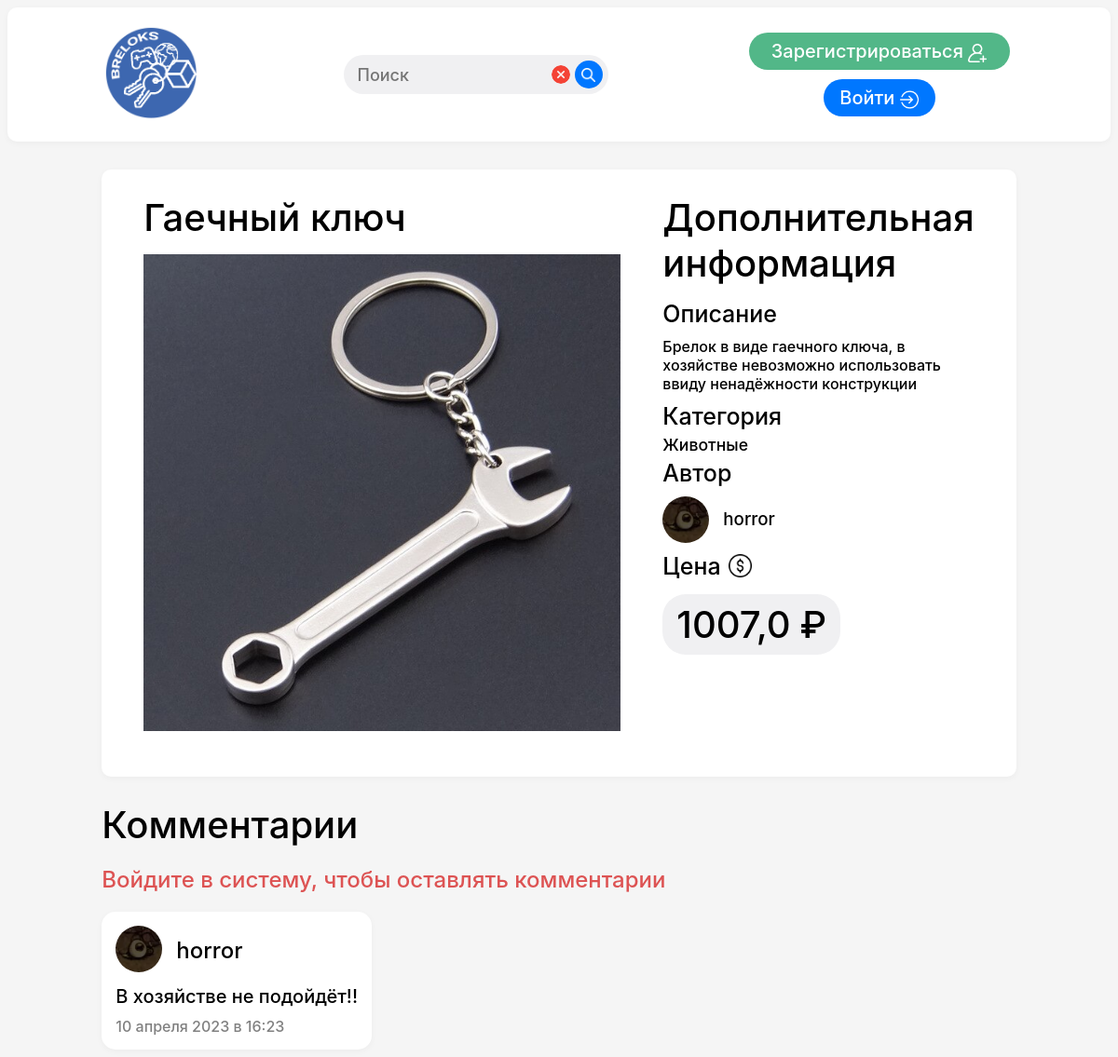
The app's page /keychain/22 with its own data.
### brelki/models.py (models this page shows)
class Keychain(models.Model):
    id = models.IntegerField(primary_key=True)
    title = models.CharField(max_length=30)
    category = models.CharField(max_length=15)
    description = models.CharField(max_length=100)
    user = models.ForeignKey(User, db_column='user_id', on_delete=models.CASCADE)
    img = models.ImageField(max_length=250, upload_to='brelki/uploaded_images/keychain_images/')
    price = models.FloatField()
    class Meta:
        db_table = 'keychains'

class User(AbstractBaseUser):
    id = models.IntegerField(primary_key=True)
    login = models.CharField(max_length=30, unique=True)
    email = models.EmailField(max_length=30)
    password = models.CharField(max_length=200)
    reg_date = models.DateTimeField(auto_now=True)
    telephone_number = models.CharField(max_length=12, validators=[validate_phone])
    user_img = models.ImageField(upload_to='brelki/uploaded_images/user_images')
    USERNAME_FIELD = "login"
    EMAIL_FIELD = 'email'
    REQUIRED_FIELDS = ('id', 'email', 'password', 'reg_date')
    from django.contrib.auth.models import UserManager
    objects = UserManager()
    class Meta:
        db_table = 'users'

class Comment(models.Model):
    id = models.IntegerField(primary_key=True)
    content = models.CharField(max_length=250)
    user = models.ForeignKey(User, db_column='user_id', on_delete=models.CASCADE)
    keychain = models.ForeignKey(Keychain, db_column='keychain_id', on_delete=models.CASCADE)
    create_date = models.DateTimeField(auto_now=True)
    class Meta:
        db_table = 'comments'

### brelki/views.py (the view)
# urls.py: path('keychain/<int:keychain_id>', views.keychain),
def keychain(request, keychain_id):
    def update_keychain_views(logged_user_id):
        try:
            request.session['user_views']
        except:
            request.session['user_views'] = {}
        if logged_user_id:
            keychain_views_dict = request.session['user_views']
            if keychain_id in keychain_views_dict:
                if logged_user_id not in keychain_views_dict[keychain_id]:
                    keychain_views_dict[keychain_id].append(logged_user_id)
                else:
                    pass
            else:
                keychain_views_dict[keychain_id] = []
                keychain_views_dict[keychain_id].append(logged_user_id)
        else:
            keychain_views_dict = {}
        return keychain_views_dict
    def update_keychain_history(logged_user_id):
        try:
            history_list = request.session['history']
            if keychain_id not in history_list and logged_user_id:
                history_list.append(keychain_id)
        except KeyError:
            request.session['history'] = []
    logged_user_id = request.user.id
    try:
        Keychain.objects.get(id=keychain_id)
    except ObjectDoesNotExist:
        return HttpResponse('Брелка с таким id не существует', status=404)
    request.session['user_views'] = update_keychain_views(logged_user_id)
    update_keychain_history(logged_user_id)
    update_keychain_views(logged_user_id)
    keychain_cart_state = keychain_cart_info(logged_user_id, str(keychain_id))
    try:
        keychain_rating = list(Rating.objects.filter(keychain_id=keychain_id).values_list('rating', flat=True))
        import statistics
        keychain_rating_float = round(statistics.mean(keychain_rating), 2)
        keychain_rating_count = len(keychain_rating)
    except:
        keychain_rating_float = 0
        keychain_user_rating = 0
        keychain_rating_count = 0
    try:
        keychain_user_rating = Rating.objects.get(user_id=logged_user_id, keychain_id=keychain_id).rating
    except:
        keychain_user_rating = 0
    context = {"keychain": Keychain.objects.get(id=keychain_id),
               "user": User.objects.all(),
               "comments": Comment.objects.order_by('-create_date').filter(keychain_id=keychain_id),
               "create_comment_form": CreateCommentForm(),
               'cart_info': {
                   "cart": keychain_cart_state['user_cart'],
                   "user_cart_len": keychain_cart_state['user_cart_len'],
                   "hide_minus_cart": keychain_cart_state['hide_minus_cart'],
                   "hide_add_cart": keychain_cart_state['hide_add_cart'],
                   "cart_item_count": keychain_cart_state['cart_item_count'],
                   "cart_sum": keychain_cart_state['cart_sum']
               },
               "rating": {
                    "keychain_rating_float": keychain_rating_float,
                    "keychain_user_rating": keychain_user_rating,
                    "keychain_rating_count": keychain_rating_count
               },
               "user": request.user,
               "search_form": SearchForm()
               }
    if request.method == 'POST':
        if 'action' in request.POST:
            if request.POST['action'] == 'plus':
                cart = get_cart()
                if str(logged_user_id) not in cart:
                    cart[str(logged_user_id)] = []
                new_keychain = True
                for kc in cart[str(logged_user_id)]:
                    if int(keychain_id) == kc['id']:
                        kc['count'] += 1
                        new_keychain = False
                        break
                if new_keychain:
                    cart[str(logged_user_id)].append({
                        "id": int(keychain_id),
                        "title": str(Keychain.objects.get(id=keychain_id).title),
                        "count": 1,
                        "price": Keychain.objects.get(id=keychain_id).price,
                        "img": str(Keychain.objects.get(id=keychain_id).img)
                    })
                update_cart(cart)
                user_cart = keychain_cart_info(logged_user_id, str(keychain_id))
                return JsonResponse({
                    'id': keychain_id,
                    'title': Keychain.objects.get(id=keychain_id).title,
                    'img': str(Keychain.objects.get(id=keychain_id).img),
                    'cart_action': 'add',
                    'user_cart_len': user_cart['user_cart_len'],
                    'cart_item_count': user_cart['cart_item_count'],
                    'cart_sum': user_cart['cart_sum']
                })
            elif request.POST['action'] == 'minus':
                cart = get_cart()
                for kc in cart[str(logged_user_id)]:
                    if int(keychain_id) == kc['id']:
                        if kc['count'] == 1:
                            cart[str(logged_user_id)].remove(kc)
                        else:
                            kc['count'] -= 1
                            break
                update_cart(cart)
                user_cart = keychain_cart_info(logged_user_id, str(keychain_id))
                return JsonResponse({'response': 'success',
                                     'id': keychain_id,
                                     'cart_action': 'substract',
                                     'user_cart_len': user_cart['user_cart_len'],
                                     'cart_item_count': user_cart['cart_item_count'],
                                     'cart_sum': user_cart['cart_sum']
                                     })
            elif request.POST['action'] == 'delete':
                cart = get_cart()
                cart[str(logged_user_id)] = []
                update_cart(cart)
                return JsonResponse({'response': 'success',
                                     'cart_action': 'clear'})
        elif 'rating' in request.POST:
            if request.POST['rating'] == 'clear-rating':
                delete_rate = Rating.objects.get(user_id=logged_user_id, keychain_id=keychain_id)
                delete_rate.delete()
            elif int(request.POST['rating']) in range(1, 6):
                try:
                    current_rate = Rating.objects.get(user_id=logged_user_id, keychain_id=keychain_id)
                    current_rate.rating = request.POST['rating']
                    current_rate.save()
                except:
                    new_rate = Rating(
                        user_id=logged_user_id,
                        keychain_id=keychain_id,
                        rating=request.POST['rating']
                    )
                    new_rate.save()
            return HttpResponseRedirect("/keychain/" + str(keychain_id) + '#keychain_image')
        else:
            form_content = CreateCommentForm(request.POST)
            if form_content.is_valid():
                new_comment = Comment(
                    content=request.POST['content'],
                    user_id=logged_user_id,
                    keychain_id=keychain_id
                )
                new_comment.save()
                return HttpResponseRedirect("/keychain/" + str(keychain_id) + '#comments')
            else:
                context["create_comment_form"] = form_content
                return HttpResponse(render(request, 'keychain.html', context))
    else:
        context['create_comment_form'] = CreateCommentForm(None)
        return HttpResponse(render(request, 'keychain.html', context))
    return HttpResponse(render(request, 'keychain.html', context))

### templates/keychain.html (shortened to what this page needs)
{% load static %}
<!DOCTYPE html>
<html lang="ru">
<head>
    <link rel="stylesheet" href="{% static 'css/style.css' %}">
    <link rel="stylesheet" href="https://cdnjs.cloudflare.com/ajax/libs/font-awesome/4.7.0/css/font-awesome.min.css">
</head>
<body>
{% include 'menu_header.html' %}
<div class="keychain-container">
    <div class="keychain-content" id="keychain-content">
        <div class="keychain-title-image">
            <h1 id="keychain-title-value">{{ keychain.title }}</h1>
            <img src="/{{ keychain.img }}" height="512px" id="keychain_image">
        </div>
        <div class="keychain-description-block">
            <h1>Дополнительная информация</h1>
            <h2 style="margin: 0">Описание</h2>
            <p style="margin-top: 10px; margin-bottom: 10px;">{{ keychain.description }}</p>
            <h2 style="margin-bottom: 5px; margin-top: 0;">Категория</h3>
            <span class="keychain-category-title">{{keychain.category}}</span>
            <div class="keychain-author-info">
                <h2 style="margin: 0; width: 100%;">Автор</h2>
                <a href="/user_info/{{keychain.user.id}}">
                <div class="keychain-author-login-img-block">
                    <img src="/{{ keychain.user.user_img }}" class="user-avatar-keychain-author">
                    <h3>{{ keychain.user.login }}</h3>
                </div>
                </a>
            </div>
            <div class="keychain-price-title">
                <h2>Цена</h2>
                <img src="{% static 'img/price.png' %}" width="25px" height="25px">
            </div>
            <div class="keychain-price-block">
                <p class="keychain-price" id="keychain-price-value">{{ keychain.price }}</p><p class="keychain-price"> ₽</p>
            </div>
        </div>
    </div>
    <h1 class="comments-section-title" id="comments">Комментарии</h1>
    {% if user.is_authenticated %}
    <div class="comment-block-container">
        <div class="create-comment-section">
            <form method="POST" enctype="multipart/form-data" name="comment-form">
                <div class="comment-block">
                    <div class="commenting-user">
                        <img src="/{{ user.user_img }}" width="50px" height="50px" class="user-avatar">
                        <h2>{{ user.login }}</h2>
                    </div>
                    {% csrf_token %}
                    {{ create_comment_form.content }}
                    {{ create_comment_form.content.errors }}
                    <button type="submit" class="submit-button" style="width: 220px">
                        Комментировать
                        <img src="{% static 'img/comment.png' %}" width="25px" height="25px">
                    </button>
                </div>
            </form>
        </div>
        {% else %}
            <h2 class="text-red">Войдите в систему, чтобы оставлять комментарии</h2>
        {% endif %}
        <div class="comment-section">
            {% for comment in comments %}
            <div class="comment">
                <div class="comment-content">
                    <a href="/user_info/{{ comment.user.id }}">
                        <img src="/{{ comment.user.user_img }}" id="user-avatar" class="user-avatar user-avatar-comment">
                    </a>
                    <h2>{{ comment.user.login }}</h2>
                </div>
            <p class="comment-text">{{ comment.content }}</p>
            <p class="comment-creation-time">
                {{ comment.create_date|date:'j E Y в H:i' }}
            </p>
            </div>
            {% endfor %}
        </div>
    </div>
</body>
</html>

### records on screen
Keychain: title "Гаечный ключ", img (picture), description "Брелок в виде гаечного ключа, в хозяйстве невозможно использовать ввиду ненадёжности конструкции", category "Животные", user.user_img (picture), user.login "horror", price "1007,0"
Comment: user.user_img (picture), user.login "horror", content "В хозяйстве не подойдёт!!", create_date "10 апреля 2023 в 16:23"
